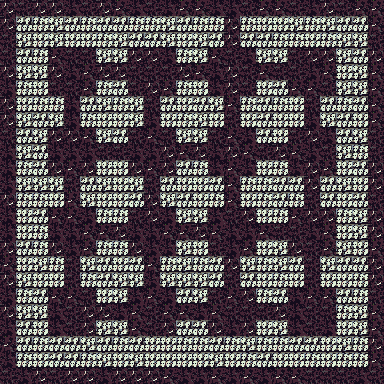

Tiled map render using the project's own tile images. Description and the map definition, with tile-layer contents summarised, below:
An orthogonal 24x24 tile map with 16x16 px tiles, 1 tile layer (tile) and 71 objects (25x transfloor3).

<map version="1.0" tiledversion="1.1.2" orientation="orthogonal" renderorder="right-down" width="24" height="24" tilewidth="16" tileheight="16" infinite="0" nextobjectid="138">
 <tileset firstgid="1" source="tileset.tsx" />
 <layer name="tile" width="24" height="24">
  <data>[576 cells, 576 non-empty, 8 distinct tile ids]</data>
 </layer>
 <objectgroup name="furniture">
  <object id="31" gid="51" x="160" y="80" width="16" height="16">
   <properties>
    <property name="activationtarget" value="[[11,4]]" />
   </properties>
  </object>
  <object id="32" gid="51" x="64" y="144" width="16" height="16">
   <properties>
    <property name="activationtarget" value="[[4,7]]" />
   </properties>
  </object>
  <object id="33" gid="51" x="144" y="144" width="16" height="16">
   <properties>
    <property name="activationtarget" value="[[9,7]]" />
   </properties>
  </object>
  <object id="34" gid="51" x="64" y="224" width="16" height="16">
   <properties>
    <property name="activationtarget" value="[[4,12]]" />
   </properties>
  </object>
  <object id="35" gid="51" x="64" y="304" width="16" height="16">
   <properties>
    <property name="activationtarget" value="[[4,17]]" />
   </properties>
  </object>
  <object id="36" gid="51" x="128" y="320" width="16" height="16">
   <properties>
    <property name="activationtarget" value="[[7,19]]" />
   </properties>
  </object>
  <object id="37" gid="51" x="208" y="320" width="16" height="16">
   <properties>
    <property name="activationtarget" value="[[12,19]]" />
   </properties>
  </object>
  <object id="38" gid="51" x="288" y="320" width="16" height="16">
   <properties>
    <property name="activationtarget" value="[[17,19]]" />
   </properties>
  </object>
  <object id="42" gid="51" x="304" y="256" width="16" height="16">
   <properties>
    <property name="activationtarget" value="[[19,16]]" />
   </properties>
  </object>
  <object id="43" gid="51" x="304" y="176" width="16" height="16">
   <properties>
    <property name="activationtarget" value="[[19,11]]" />
   </properties>
  </object>
  <object id="44" gid="51" x="304" y="96" width="16" height="16">
   <properties>
    <property name="activationtarget" value="[[19,6]]" />
   </properties>
  </object>
  <object id="45" gid="51" x="128" y="160" width="16" height="16">
   <properties>
    <property name="activationtarget" value="[[7,9]]" />
   </properties>
  </object>
  <object id="46" gid="51" x="144" y="176" width="16" height="16">
   <properties>
    <property name="activationtarget" value="[[9,11]]" />
   </properties>
  </object>
  <object id="47" gid="51" x="144" y="224" width="16" height="16">
   <properties>
    <property name="activationtarget" value="[[9,12]]" />
   </properties>
  </object>
  <object id="48" gid="51" x="128" y="240" width="16" height="16">
   <properties>
    <property name="activationtarget" value="[[7,14]]" />
   </properties>
  </object>
  <object id="49" gid="51" x="144" y="256" width="16" height="16">
   <properties>
    <property name="activationtarget" value="[[9,16]]" />
   </properties>
  </object>
  <object id="50" gid="51" x="224" y="256" width="16" height="16">
   <properties>
    <property name="activationtarget" value="[[14,16]]" />
   </properties>
  </object>
  <object id="51" gid="51" x="208" y="240" width="16" height="16">
   <properties>
    <property name="activationtarget" value="[[12,14]]" />
   </properties>
  </object>
  <object id="52" gid="51" x="240" y="240" width="16" height="16">
   <properties>
    <property name="activationtarget" value="[[16,14]]" />
   </properties>
  </object>
  <object id="53" gid="51" x="208" y="160" width="16" height="16">
   <properties>
    <property name="activationtarget" value="[[12,9]]" />
   </properties>
  </object>
  <object id="54" gid="51" x="224" y="176" width="16" height="16">
   <properties>
    <property name="activationtarget" value="[[14,11]]" />
   </properties>
  </object>
  <object id="55" gid="51" x="240" y="160" width="16" height="16">
   <properties>
    <property name="activationtarget" value="[[16,9]]" />
   </properties>
  </object>
  <object id="56" gid="51" x="240" y="80" width="16" height="16">
   <properties>
    <property name="activationtarget" value="[[16,4]]" />
   </properties>
  </object>
  <object id="57" gid="68" x="304" y="80" width="16" height="16" />
  <object id="58" gid="45" x="144" y="160" width="16" height="16" />
  <object id="59" gid="45" x="224" y="160" width="16" height="16" />
  <object id="60" gid="45" x="144" y="240" width="16" height="16" />
  <object id="61" gid="45" x="224" y="240" width="16" height="16" />
  <object id="72" gid="69" x="304" y="240" width="16" height="16" />
  <object id="73" gid="69" x="304" y="320" width="16" height="16" />
  <object id="74" gid="69" x="224" y="320" width="16" height="16" />
  <object id="75" gid="69" x="144" y="320" width="16" height="16" />
  <object id="76" gid="69" x="64" y="320" width="16" height="16" />
  <object id="77" gid="69" x="64" y="240" width="16" height="16" />
  <object id="78" gid="69" x="64" y="160" width="16" height="16" />
  <object id="79" gid="69" x="64" y="80" width="16" height="16" />
  <object id="80" gid="69" x="144" y="80" width="16" height="16" />
  <object id="82" gid="51" x="224" y="96" width="16" height="16">
   <properties>
    <property name="activationtarget" value="[[14,6]]" />
   </properties>
  </object>
  <object id="83" type="transfloor3" gid="39" x="176" y="80" width="16" height="16" />
  <object id="85" type="transfloor3" gid="39" x="96" y="80" width="16" height="16" />
  <object id="87" type="transfloor3" gid="39" x="256" y="80" width="16" height="16" />
  <object id="90" type="transfloor3" gid="39" x="256" y="160" width="16" height="16" />
  <object id="91" type="transfloor3" gid="39" x="192" y="160" width="16" height="16" />
  <object id="93" type="transfloor3" gid="39" x="112" y="160" width="16" height="16" />
  <object id="96" type="transfloor3" gid="39" x="112" y="240" width="16" height="16" />
  <object id="98" type="transfloor3" gid="39" x="112" y="320" width="16" height="16" />
  <object id="100" type="transfloor3" gid="39" x="192" y="240" width="16" height="16" />
  <object id="102" type="transfloor3" gid="39" x="192" y="320" width="16" height="16" />
  <object id="104" type="transfloor3" gid="39" x="272" y="320" width="16" height="16" />
  <object id="105" type="transfloor3" gid="39" x="256" y="240" width="16" height="16" />
  <object id="108" type="transfloor3" gid="39" x="64" y="128" width="16" height="16" />
  <object id="110" type="transfloor3" gid="39" x="144" y="128" width="16" height="16" />
  <object id="112" type="transfloor3" gid="39" x="224" y="128" width="16" height="16" />
  <object id="113" type="transfloor3" gid="39" x="304" y="112" width="16" height="16" />
  <object id="115" type="transfloor3" gid="39" x="304" y="192" width="16" height="16" />
  <object id="117" type="transfloor3" gid="39" x="224" y="192" width="16" height="16" />
  <object id="119" type="transfloor3" gid="39" x="144" y="192" width="16" height="16" />
  <object id="120" type="transfloor3" gid="39" x="144" y="208" width="16" height="16" />
  <object id="122" type="transfloor3" gid="39" x="64" y="208" width="16" height="16" />
  <object id="124" gid="51" x="80" y="80" width="16" height="16">
   <properties>
    <property name="activationtarget" value="[[6,4]]" />
   </properties>
  </object>
  <object id="126" type="transfloor3" gid="39" x="64" y="288" width="16" height="16" />
  <object id="127" type="transfloor3" gid="39" x="144" y="272" width="16" height="16" />
  <object id="128" type="transfloor3" gid="39" x="224" y="272" width="16" height="16" />
  </objectgroup>
 <objectgroup name="item">
  <!-- 1 objects omitted --></objectgroup>
 <objectgroup name="description">
  <!-- 1 objects omitted --></objectgroup>
</map>
<!-- 8 of 71 objects omitted -->
